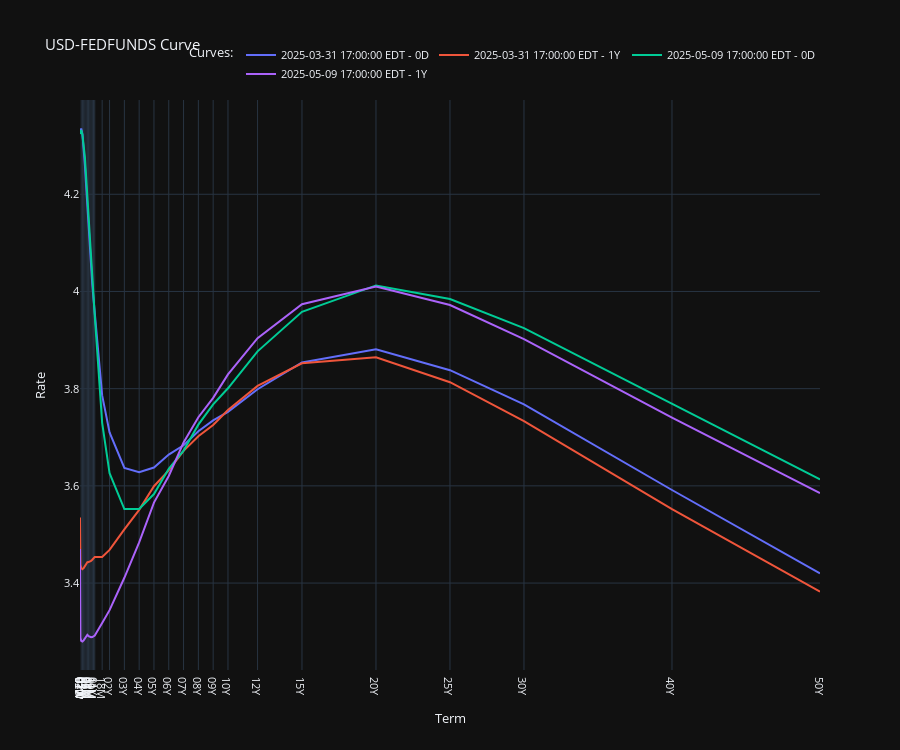

Notebook cell for this chart:
### Code cell
usd_ff_ois.irswaps_term_structure_plotter(bdates=[datetime(2025, 3, 31), datetime(2025, 5, 9)], fwd_tenors=["0D", "1Y"], use_plotly=True)
